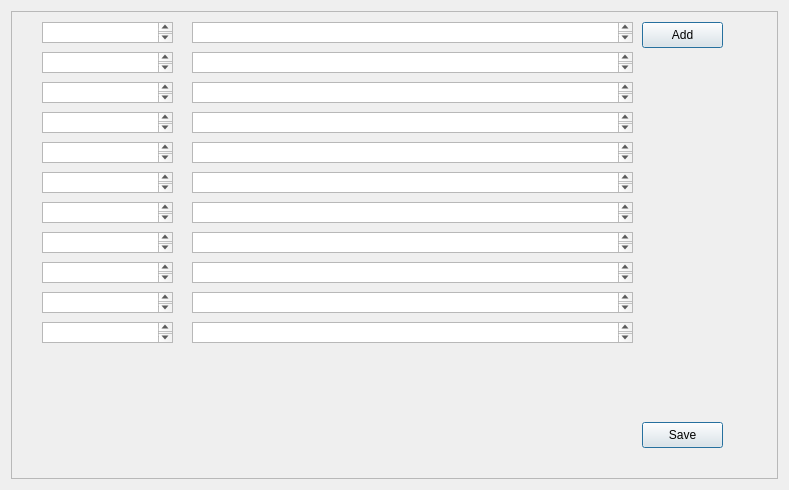
<?xml version="1.0" encoding="UTF-8"?>
<ui version="4.0">
 <class>Form</class>
 <widget class="QWidget" name="Form">
  <property name="geometry">
   <rect>
    <x>0</x>
    <y>0</y>
    <width>789</width>
    <height>490</height>
   </rect>
  </property>
  <property name="windowTitle">
   <string>Form</string>
  </property>
  <layout class="QGridLayout" name="gridLayout_2">
   <item row="0" column="0">
    <widget class="QScrollArea" name="scrollArea">
     <property name="widgetResizable">
      <bool>true</bool>
     </property>
     <widget class="QWidget" name="scrollAreaWidgetContents">
      <property name="geometry">
       <rect>
        <x>0</x>
        <y>0</y>
        <width>767</width>
        <height>468</height>
       </rect>
      </property>
      <widget class="QTextEdit" name="textEdit_Key">
       <property name="geometry">
        <rect>
         <x>30</x>
         <y>10</y>
         <width>131</width>
         <height>21</height>
        </rect>
       </property>
      </widget>
      <widget class="QTextEdit" name="textEdit_Value">
       <property name="geometry">
        <rect>
         <x>180</x>
         <y>10</y>
         <width>441</width>
         <height>21</height>
        </rect>
       </property>
      </widget>
      <widget class="QPushButton" name="pushButton_Add">
       <property name="geometry">
        <rect>
         <x>630</x>
         <y>10</y>
         <width>81</width>
         <height>26</height>
        </rect>
       </property>
       <property name="text">
        <string>Add</string>
       </property>
       <property name="default">
        <bool>true</bool>
       </property>
       <property name="flat">
        <bool>false</bool>
       </property>
      </widget>
      <widget class="QPushButton" name="pushButton_Save">
       <property name="geometry">
        <rect>
         <x>630</x>
         <y>410</y>
         <width>81</width>
         <height>26</height>
        </rect>
       </property>
       <property name="text">
        <string>Save</string>
       </property>
       <property name="default">
        <bool>true</bool>
       </property>
      </widget>
      <widget class="QTextEdit" name="textEdit_Value_2">
       <property name="geometry">
        <rect>
         <x>180</x>
         <y>40</y>
         <width>441</width>
         <height>21</height>
        </rect>
       </property>
      </widget>
      <widget class="QTextEdit" name="textEdit_Key_2">
       <property name="geometry">
        <rect>
         <x>30</x>
         <y>40</y>
         <width>131</width>
         <height>21</height>
        </rect>
       </property>
      </widget>
      <widget class="QTextEdit" name="textEdit_Value_3">
       <property name="geometry">
        <rect>
         <x>180</x>
         <y>70</y>
         <width>441</width>
         <height>21</height>
        </rect>
       </property>
      </widget>
      <widget class="QTextEdit" name="textEdit_Key_3">
       <property name="geometry">
        <rect>
         <x>30</x>
         <y>70</y>
         <width>131</width>
         <height>21</height>
        </rect>
       </property>
      </widget>
      <widget class="QTextEdit" name="textEdit_Value_4">
       <property name="geometry">
        <rect>
         <x>180</x>
         <y>100</y>
         <width>441</width>
         <height>21</height>
        </rect>
       </property>
      </widget>
      <widget class="QTextEdit" name="textEdit_Key_4">
       <property name="geometry">
        <rect>
         <x>30</x>
         <y>100</y>
         <width>131</width>
         <height>21</height>
        </rect>
       </property>
      </widget>
      <widget class="QTextEdit" name="textEdit_Value_5">
       <property name="geometry">
        <rect>
         <x>180</x>
         <y>130</y>
         <width>441</width>
         <height>21</height>
        </rect>
       </property>
      </widget>
      <widget class="QTextEdit" name="textEdit_Key_5">
       <property name="geometry">
        <rect>
         <x>30</x>
         <y>130</y>
         <width>131</width>
         <height>21</height>
        </rect>
       </property>
      </widget>
      <widget class="QTextEdit" name="textEdit_Value_6">
       <property name="geometry">
        <rect>
         <x>180</x>
         <y>160</y>
         <width>441</width>
         <height>21</height>
        </rect>
       </property>
      </widget>
      <widget class="QTextEdit" name="textEdit_Key_6">
       <property name="geometry">
        <rect>
         <x>30</x>
         <y>160</y>
         <width>131</width>
         <height>21</height>
        </rect>
       </property>
      </widget>
      <widget class="QTextEdit" name="textEdit_Value_7">
       <property name="geometry">
        <rect>
         <x>180</x>
         <y>190</y>
         <width>441</width>
         <height>21</height>
        </rect>
       </property>
      </widget>
      <widget class="QTextEdit" name="textEdit_Key_7">
       <property name="geometry">
        <rect>
         <x>30</x>
         <y>190</y>
         <width>131</width>
         <height>21</height>
        </rect>
       </property>
      </widget>
      <widget class="QTextEdit" name="textEdit_Value_8">
       <property name="geometry">
        <rect>
         <x>180</x>
         <y>220</y>
         <width>441</width>
         <height>21</height>
        </rect>
       </property>
      </widget>
      <widget class="QTextEdit" name="textEdit_Key_8">
       <property name="geometry">
        <rect>
         <x>30</x>
         <y>220</y>
         <width>131</width>
         <height>21</height>
        </rect>
       </property>
      </widget>
      <widget class="QTextEdit" name="textEdit_Value_9">
       <property name="geometry">
        <rect>
         <x>180</x>
         <y>250</y>
         <width>441</width>
         <height>21</height>
        </rect>
       </property>
      </widget>
      <widget class="QTextEdit" name="textEdit_Key_9">
       <property name="geometry">
        <rect>
         <x>30</x>
         <y>250</y>
         <width>131</width>
         <height>21</height>
        </rect>
       </property>
      </widget>
      <widget class="QTextEdit" name="textEdit_Value_10">
       <property name="geometry">
        <rect>
         <x>180</x>
         <y>280</y>
         <width>441</width>
         <height>21</height>
        </rect>
       </property>
      </widget>
      <widget class="QTextEdit" name="textEdit_Key_10">
       <property name="geometry">
        <rect>
         <x>30</x>
         <y>280</y>
         <width>131</width>
         <height>21</height>
        </rect>
       </property>
      </widget>
      <widget class="QTextEdit" name="textEdit_Value_11">
       <property name="geometry">
        <rect>
         <x>180</x>
         <y>310</y>
         <width>441</width>
         <height>21</height>
        </rect>
       </property>
      </widget>
      <widget class="QTextEdit" name="textEdit_Key_11">
       <property name="geometry">
        <rect>
         <x>30</x>
         <y>310</y>
         <width>131</width>
         <height>21</height>
        </rect>
       </property>
      </widget>
     </widget>
    </widget>
   </item>
  </layout>
 </widget>
 <resources/>
 <connections/>
</ui>
